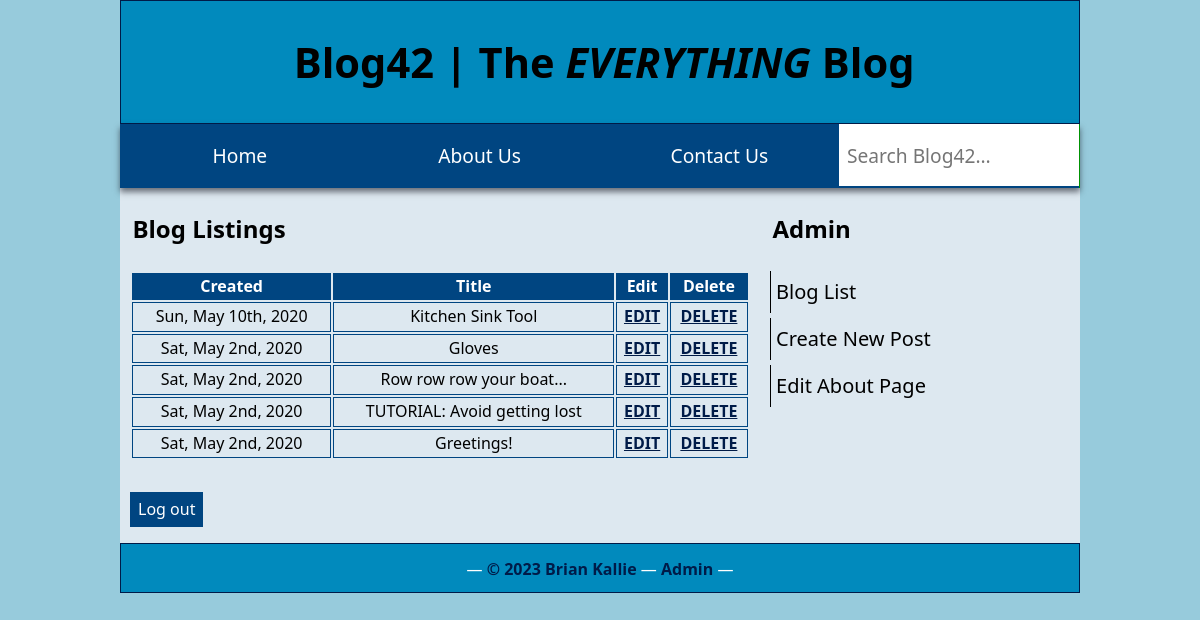
The app's page /admin/index.php (signed in) with its own data.
### tables this page shows
CREATE TABLE `fp_blog` (
  `article_id` int UNSIGNED NOT NULL,
  `image_id` int UNSIGNED DEFAULT NULL,
  `title` varchar(255) NOT NULL,
  `article` text NOT NULL,
  `updated` timestamp NOT NULL DEFAULT CURRENT_TIMESTAMP ON UPDATE CURRENT_TIMESTAMP,
  `created` timestamp NOT NULL DEFAULT CURRENT_TIMESTAMP
);

### admin/index.php (the view, shortened to what this page needs)
<?php
$conn = dbConnect('read');
$sql = 'SELECT *, DATE_FORMAT(created, "%a, %b %D, %Y") AS date_created FROM fp_blog ORDER BY created DESC';
$result = $conn->query($sql) or die(mysqli_error());
$numRows = $result->num_rows;
include("../includes/header.php");
?>
<main>
	<section class="column two-thirds float-left">
		<h2>Blog Listings</h2>
    <?php
      if ($numRows == 0) {
    ?>
    <p>No records found =(</p>
    <?php
      } else {
    ?>
    <table>
      <tr>
        <th scope="col">Created</th>
        <th scope="col">Title</th>
        <th>Edit</th>
        <th>Delete</th>
      </tr>
      <?php while($row = $result->fetch_assoc()) { ?>
      <tr>
        <td><?php echo $row['date_created']; ?></td>
        <td><?php echo $row['title']; ?></td>
        <td><a href="edit.php?article_id=<?php echo $row['article_id']; ?>">EDIT</a></td>
        <td><a href="delete.php?article_id=<?php echo $row['article_id']; ?>">DELETE</a></td>
      </tr>
      <?php } ?>
    </table>
    <?php
      }
    ?>
<?php
include('../includes/logout.php');
?>
	</section>
<?php
include("../includes/sidebar-admin.php");
?>
</main>
<?php
include("../includes/footer.php");
?>

### css/screen.css (style rules this page uses)
* { border: none; outline: none; }
*, *:before, *:after { -moz-box-sizing: border-box; -webkit-box-sizing: border-box; box-sizing: border-box; }
html { font-size: 62.5%; line-height: 1.6; font-family: Segoe, "Segoe UI", "DejaVu Sans", "Trebuchet MS", Verdana, "sans-serif"; }
body { font-size: 1.6em; background-color: #97cbdc; color: #000000; }
.column { margin-bottom: 1rem; padding: 0 0.25rem; }
h2, h3 { color: #000000; padding: 0.1em; }
a:link, a:visited { color: #001b48; font-weight: bold; }
table { width: 100%; }
table tbody th { background-color: #004581; color: white; }
table tbody tr td { text-align: center; border: 1px solid #004581; }
@media (min-width: 768px) { .column { float: left; margin: 0; padding-left: 1rem; padding-right: 1rem; } }
@media (min-width: 768px) { .column.two-thirds { width: 66.66%; } }
@media (min-width: 768px) { .column.float-left { float: left; } }

### records on screen
fp_blog: date_created "Sun, May 10th, 2020", title "Kitchen Sink Tool"
fp_blog: date_created "Sat, May 2nd, 2020", title "Gloves"
fp_blog: date_created "Sat, May 2nd, 2020", title "Row row row your boat..."
fp_blog: date_created "Sat, May 2nd, 2020", title "TUTORIAL: Avoid getting lost"
fp_blog: date_created "Sat, May 2nd, 2020", title "Greetings!"
